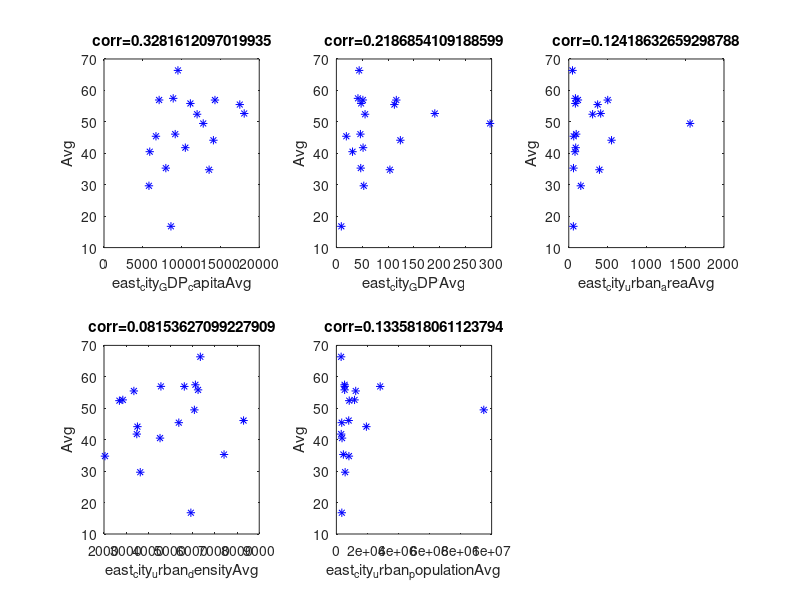

Reproduce this figure in MATLAB.
function [  ] = East_Avg(  )
%UNTITLED6 Summary of this function goes here
%   Detailed explanation goes here
load east_city_Avg.txt;
load east_city_GDP_capitaAvg.txt;
load east_city_GDPAvg.txt;
load east_city_urban_areaAvg.txt; 
load east_city_urban_densityAvg.txt; 
load east_city_urban_populationAvg.txt;

subplot(231),plot(east_city_GDP_capitaAvg,east_city_Avg,'b*');
xlabel('east_city_GDP_capitaAvg'),ylabel('Avg');
title('corr=0.3281612097019935');
subplot(232),plot(east_city_GDPAvg,east_city_Avg,'b*');
xlabel('east_city_GDPAvg'),ylabel('Avg');
title('corr=0.2186854109188599');
subplot(233),plot(east_city_urban_areaAvg,east_city_Avg,'b*');
xlabel('east_city_urban_areaAvg'),ylabel('Avg');
title('corr=0.12418632659298788');
subplot(234),plot(east_city_urban_densityAvg,east_city_Avg,'b*');
xlabel('east_city_urban_densityAvg'),ylabel('Avg');
title('corr=0.08153627099227909');
subplot(235),plot(east_city_urban_populationAvg,east_city_Avg,'b*');
xlabel('east_city_urban_populationAvg'),ylabel('Avg');
title('corr=0.1335818061123794');


end

